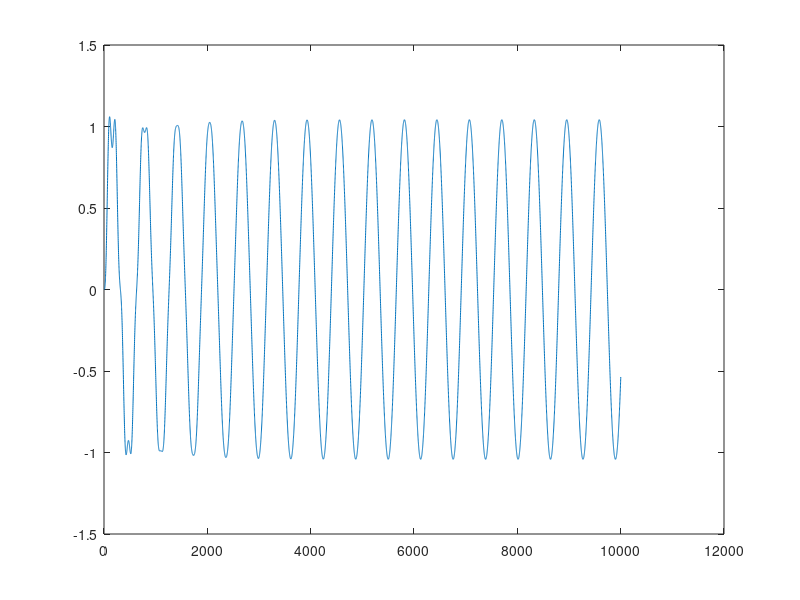
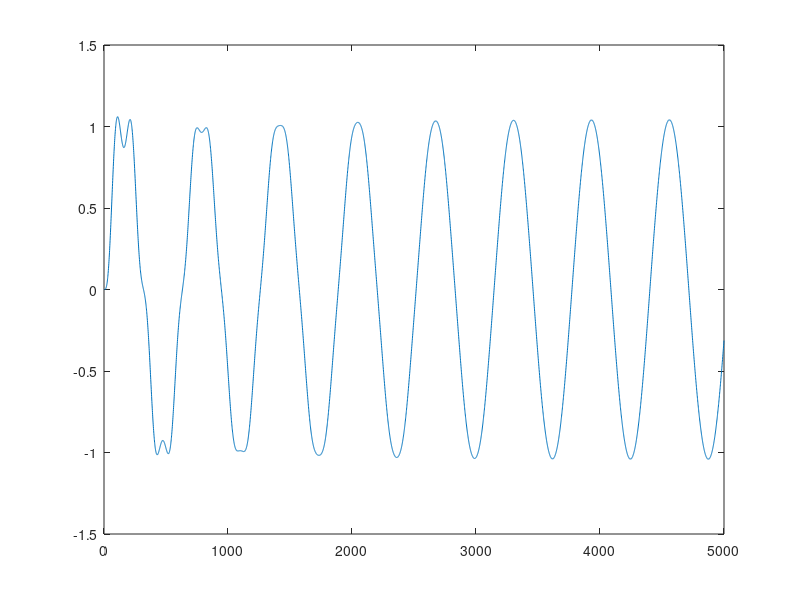

MATLAB code for these plots, in order:
clc all
clear all


R=100;
C=0.1*10^-2;
L=1000;

T=0.05;

t=0:0.01:30000*pi;
u =sin(t);

V(1)=0;
V(2)=0;


for i=1:10000

  V(i+2)=((T^2)*u(i)+(((R*C*T)-(L*C)-(T^2))*V(i))+(((2*L*C)-(R*C*T))*V(i+1)))/(L*C);

endfor
plot(V);

for i=1:5000

  Tdoble(i)= V(i+2);
  Tuno(i)=V(i+1);
  Tnormal(i)=V(i);
  E(i)= u(i);

endfor


A=[E;Tuno;Tnormal]';
Y =Tdoble';

%Calculamos la transpuesta de A
AT = A';
%Luego multiplicamos la transpuesta de A por A
ATA = AT*A;
%Calculamos la inversa de la matriz hallada en la linea 9

ATAINVERSA = inv(ATA);

display(strcat("Tamaño de ATAINVERSA= ",num2str(length(ATAINVERSA))));

display(strcat("Tamaño de ATA= ",num2str(length(ATA))));
%Aplicamos la formula U = (A^T * A)^-1 * A^T * Y
%Esto con el fin de hallar los valores de los coeficiente m y b

U = ATAINVERSA * AT * Y

%display(strcat("(",num2str(U(1)),")V(t+2T) = (",num2str(U(2)), ") Vin(t) + (" ,num2str(U(4)), ") V(t) + (",num2str(U(3)),") V(t+T)"));

for i=1:5000

  r(i)=(U(1)*u(i))+(U(2)*V(i))+(U(3)*V(i+1));

endfor;
%title('grafica final');
figure
plot (r);
